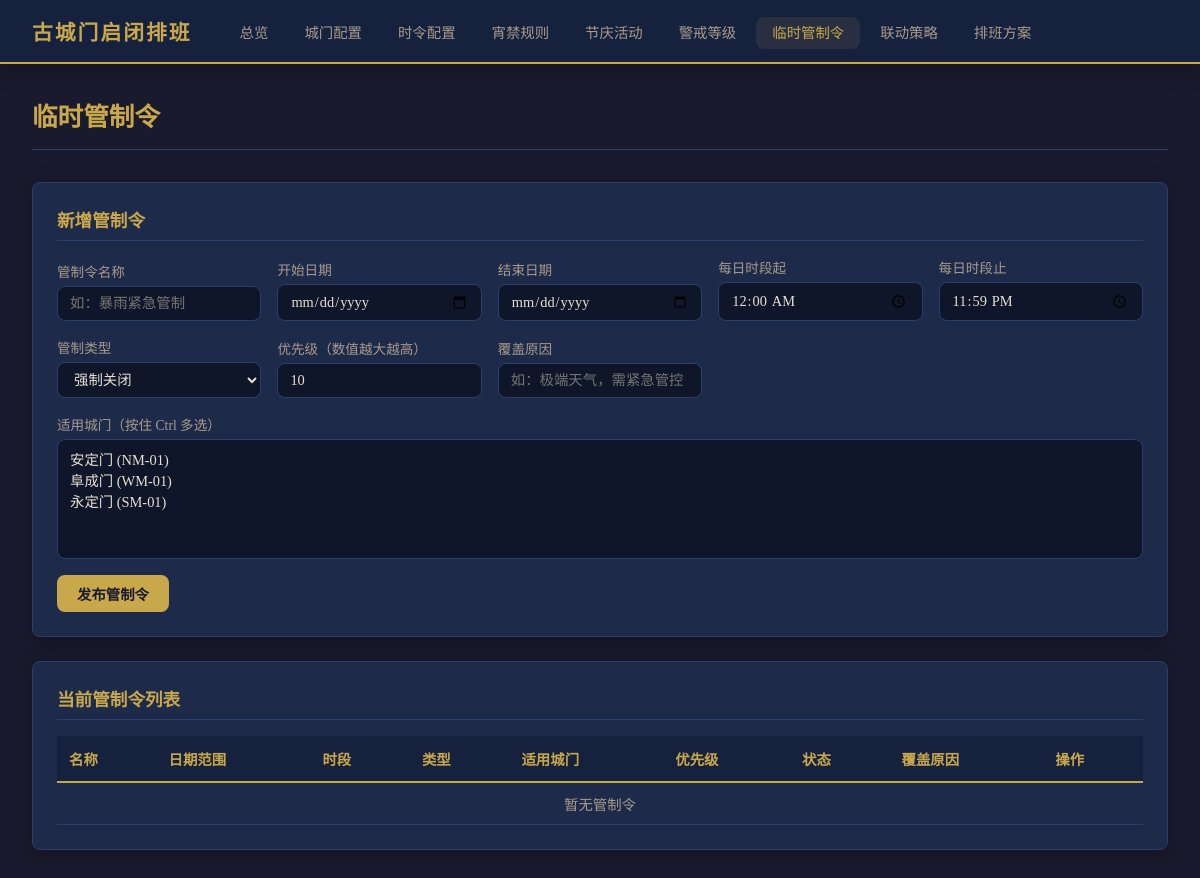
The page /temp-controls on the database as committed earlier.
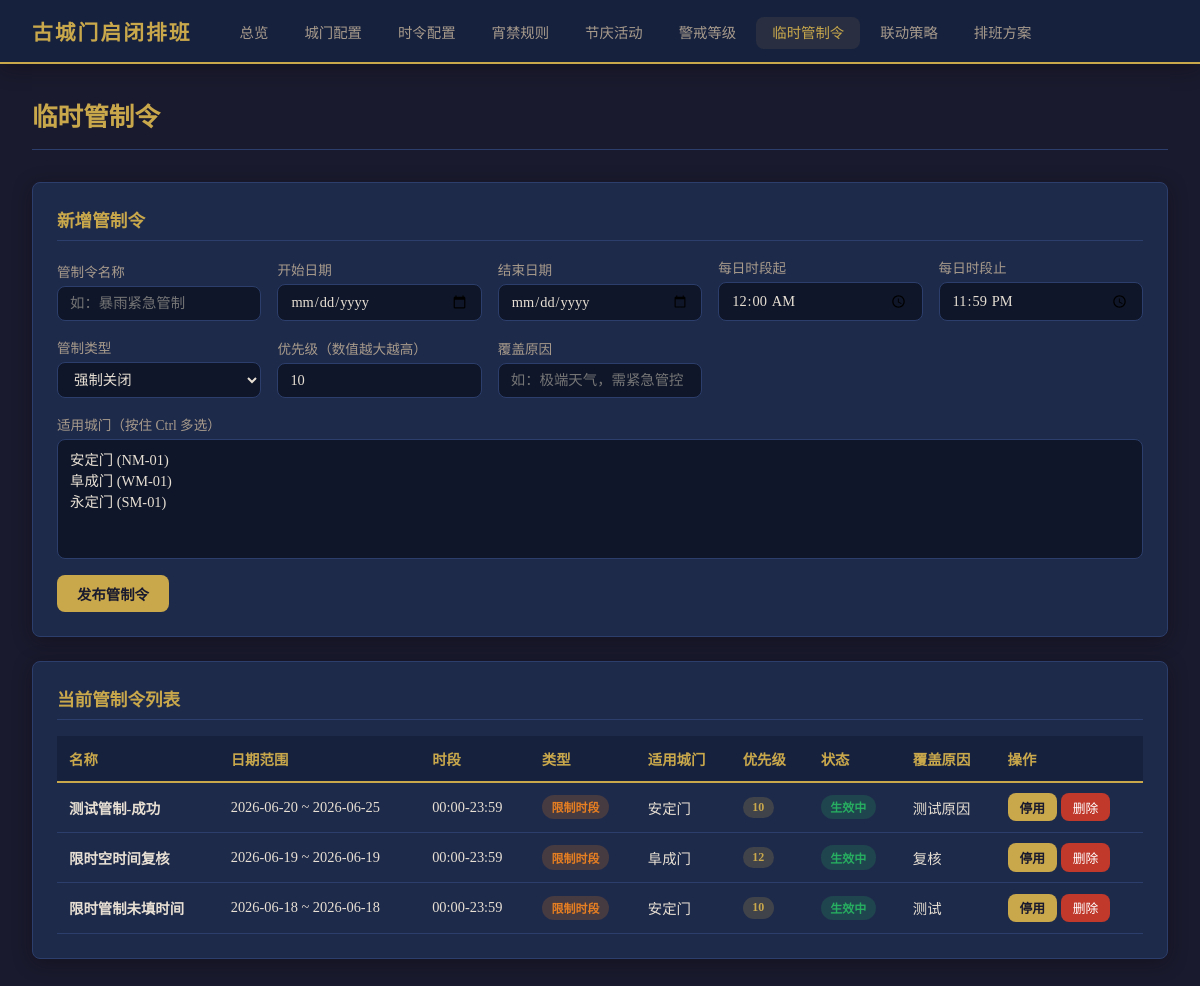
The same page on the database as committed later.
### tables this page shows
CREATE TABLE temp_control_orders (
            id INTEGER PRIMARY KEY AUTOINCREMENT,
            order_name TEXT NOT NULL,
            start_date TEXT NOT NULL,
            end_date TEXT NOT NULL,
            time_start TEXT DEFAULT '00:00',
            time_end TEXT DEFAULT '23:59',
            action_type TEXT NOT NULL CHECK(action_type IN ('force_close','force_open','restrict_hours')),
            forced_open_time TEXT DEFAULT '',
            forced_close_time TEXT DEFAULT '',
            priority INTEGER NOT NULL DEFAULT 10,
            override_reason TEXT DEFAULT '',
            is_active INTEGER NOT NULL DEFAULT 1 CHECK(is_active IN (0,1)),
            created_at TEXT DEFAULT (datetime('now'))
        );

### main.py (the view)
@app.get("/temp-controls", response_class=HTMLResponse)
async def temp_controls_page(request: Request, error: str = None):
    conn = get_db()
    gates = conn.execute("SELECT * FROM gates ORDER BY id").fetchall()
    conn.close()
    orders = get_all_temp_controls()
    return templates.TemplateResponse("temp_controls.html", {
        "request": request,
        "gates": gates,
        "orders": orders,
        "active_page": "temp_controls",
        "error_msg": error,
    })

### templates/temp_controls.html (shortened to what this page needs)
{% extends "base.html" %}
{% block content %}
<div class="page-header">
    <h1>临时管制令</h1>
</div>
<div class="card">
    <h2>新增管制令</h2>
    <form id="addOrderForm" method="POST" action="/temp-controls/add" onsubmit="return prepareSubmit()">
        <div class="form-grid">
            <div class="form-group">
                <label>管制令名称</label>
                <input type="text" name="order_name" required placeholder="如：暴雨紧急管制">
            </div>
            <div class="form-group">
                <label>开始日期</label>
                <input type="date" name="start_date" required id="tcStartDate">
            </div>
            <div class="form-group">
                <label>结束日期</label>
                <input type="date" name="end_date" required id="tcEndDate">
            </div>
            <div class="form-group">
                <label>每日时段起</label>
                <input type="time" name="time_start" value="00:00">
            </div>
            <div class="form-group">
                <label>每日时段止</label>
                <input type="time" name="time_end" value="23:59">
            </div>
            <div class="form-group">
                <label>管制类型</label>
                <select name="action_type" id="actionType" onchange="toggleRestrictFields()">
                    <option value="force_close">强制关闭</option>
                </select>
            </div>
            <div class="form-group">
                <label>优先级（数值越大越高）</label>
                <input type="number" name="priority" value="10" min="1" max="100">
            </div>
            <div class="form-group">
                <label>覆盖原因</label>
                <input type="text" name="override_reason" placeholder="如：极端天气，需紧急管控">
            </div>
        </div>
        <div class="form-group" style="margin-top:1rem;">
            <label>适用城门（按住 Ctrl 多选）</label>
            <select name="gate_ids" id="gateSelect" multiple style="height:120px;">
                {% for g in gates %}
                <option value="{{ g.id }}">{{ g.gate_name }} ({{ g.gate_code }})</option>
                {% endfor %}
            </select>
        </div>
        <div style="margin-top:1rem;">
            <button type="submit" class="btn btn-primary" onclick="prepareSubmit()">发布管制令</button>
        </div>
    </form>
</div>
<div class="card">
    <h2>当前管制令列表</h2>
    <div class="table-responsive">
        <table>
            <thead>
                <tr>
                    <th>名称</th>
                    <th>日期范围</th>
                    <th>时段</th>
                    <th>类型</th>
                    <th>适用城门</th>
                    <th>优先级</th>
                    <th>状态</th>
                    <th>覆盖原因</th>
                    <th>操作</th>
                </tr>
            </thead>
            <tbody>
                {% for o in orders %}
                <tr>
                    <td><strong>{{ o.order_name }}</strong></td>
                    <td>{{ o.start_date }} ~ {{ o.end_date }}</td>
                    <td>{{ o.time_start }}-{{ o.time_end }}</td>
                    <td>
                        {% if o.action_type == 'force_close' %}
                        <span class="badge badge-red">强制关闭</span>
                        {% elif o.action_type == 'force_open' %}
                        <span class="badge badge-green">强制开放</span>
                        {% else %}
                        <span class="badge badge-orange">限制时段</span>
                        {% endif %}
                    </td>
                    <td>{{ o.gates | map(attribute='gate_name') | join('、') }}</td>
                    <td><span class="badge badge-gold">{{ o.priority }}</span></td>
                    <td>
                        {% if o.is_active %}
                        <span class="badge badge-green">生效中</span>
                        {% else %}
                        <span class="badge badge-red">已停用</span>
                        {% endif %}
                    </td>
                    <td>{{ o.override_reason or '-' }}</td>
                    <td>
                        <form method="POST" action="/temp-controls/toggle/{{ o.id }}" style="display:inline;">
                            <button type="submit" class="btn btn-sm btn-primary">{% if o.is_active %}停用{% else %}启用{% endif %}</button>
                        </form>
                        <form method="POST" action="/temp-controls/delete/{{ o.id }}" style="display:inline;" onsubmit="return confirm('确认删除此管制令？')">
                            <button type="submit" class="btn btn-danger">删除</button>
                        </form>
                    </td>
                </tr>
                {% endfor %}
                {% if not orders %}
                <tr><td colspan="9" style="text-align:center;color:var(--text-secondary);">暂无管制令</td></tr>
                {% endif %}
            </tbody>
        </table>
    </div>
</div>
{% endblock %}

### templates/base.html (shortened to what this page needs)
<!DOCTYPE html>
<html lang="zh-CN">
<head>
    <link rel="stylesheet" href="/static/css/style.css">
</head>
<body>
    <nav>
        <a href="/" class="nav-brand">古城门启闭排班</a>
        <ul class="nav-links">
            <li><a href="/" class="{% if active_page == 'home' %}active{% endif %}">总览</a></li>
            <li><a href="/gates" class="{% if active_page == 'gates' %}active{% endif %}">城门配置</a></li>
            <li><a href="/seasons" class="{% if active_page == 'seasons' %}active{% endif %}">时令配置</a></li>
            <li><a href="/curfews" class="{% if active_page == 'curfews' %}active{% endif %}">宵禁规则</a></li>
            <li><a href="/festivals" class="{% if active_page == 'festivals' %}active{% endif %}">节庆活动</a></li>
            <li><a href="/alerts" class="{% if active_page == 'alerts' %}active{% endif %}">警戒等级</a></li>
            <li><a href="/temp-controls" class="{% if active_page == 'temp_controls' %}active{% endif %}">临时管制令</a></li>
            <li><a href="/linkage-strategies" class="{% if active_page == 'linkage_strategies' %}active{% endif %}">联动策略</a></li>
            <li><a href="/schedules" class="{% if active_page == 'schedules' %}active{% endif %}">排班方案</a></li>
        </ul>
    </nav>
    <div class="container">
        {% block content %}{% endblock %}
    </div>
</body>
</html>

### static/css/style.css (style rules this page uses)
:root { --bg-primary: #1a1a2e; --bg-secondary: #16213e; --bg-card: #1e2a4a; --bg-input: #0f1629; --text-primary: #e8e0d4; --text-secondary: #a89b8c; --accent-gold: #c9a84c; --accent-red: #c0392b; --accent-green: #27ae60; --accent-blue: #2980b9; --accent-orange: #e67e22; --accent-purple: #8e44ad; --border-color: #2c3e6b; --shadow: 0 4px 20px rgba(0,0,0,0.3); --radius: 8px; }
* { margin: 0; padding: 0; box-sizing: border-box; }
body { font-family: "Noto Serif SC", "Songti SC", "SimSun", serif; background: var(--bg-primary); color: var(--text-primary); min-height: 100vh; }
nav { background: var(--bg-secondary); border-bottom: 2px solid var(--accent-gold); padding: 0 2rem; display: flex; align-items: center; height: 64px; position: sticky; top: 0; z-index: 100; box-shadow: var(--shadow); }
.nav-brand { font-size: 1.3rem; font-weight: bold; color: var(--accent-gold); margin-right: 2rem; text-decoration: none; white-space: nowrap; letter-spacing: 2px; }
.nav-links { display: flex; gap: 0.25rem; list-style: none; flex-wrap: wrap; }
.nav-links a { color: var(--text-secondary); text-decoration: none; padding: 0.5rem 1rem; border-radius: var(--radius); font-size: 0.9rem; transition: all 0.2s; }
.nav-links a:hover, .nav-links a.active { color: var(--accent-gold); background: rgba(201,168,76,0.1); }
.container { max-width: 1300px; margin: 0 auto; padding: 2rem; }
.page-header { display: flex; justify-content: space-between; align-items: center; margin-bottom: 2rem; padding-bottom: 1rem; border-bottom: 1px solid var(--border-color); }
.page-header h1 { font-size: 1.6rem; color: var(--accent-gold); font-weight: 600; }
.card { background: var(--bg-card); border: 1px solid var(--border-color); border-radius: var(--radius); padding: 1.5rem; margin-bottom: 1.5rem; box-shadow: var(--shadow); }
.card h2 { font-size: 1.1rem; color: var(--accent-gold); margin-bottom: 1rem; padding-bottom: 0.5rem; border-bottom: 1px solid var(--border-color); }
.form-grid { display: grid; grid-template-columns: repeat(auto-fill, minmax(200px, 1fr)); gap: 1rem; align-items: end; }
.form-group { display: flex; flex-direction: column; gap: 0.3rem; }
.form-group label { font-size: 0.85rem; color: var(--text-secondary); }
.form-group input, .form-group select, .form-group textarea { background: var(--bg-input); border: 1px solid var(--border-color); color: var(--text-primary); padding: 0.5rem 0.75rem; border-radius: var(--radius); font-size: 0.9rem; font-family: inherit; }
.btn { padding: 0.5rem 1.25rem; border: none; border-radius: var(--radius); cursor: pointer; font-size: 0.9rem; font-family: inherit; transition: all 0.2s; text-decoration: none; display: inline-flex; align-items: center; gap: 0.4rem; }
.btn-primary { background: var(--accent-gold); color: var(--bg-primary); font-weight: 600; }
.btn-danger { background: var(--accent-red); color: white; font-size: 0.8rem; padding: 0.3rem 0.75rem; }
.btn-sm { font-size: 0.8rem; padding: 0.3rem 0.75rem; }
table { width: 100%; border-collapse: collapse; font-size: 0.9rem; }
th { background: var(--bg-secondary); color: var(--accent-gold); padding: 0.75rem; text-align: left; font-weight: 600; border-bottom: 2px solid var(--accent-gold); white-space: nowrap; }
td { padding: 0.65rem 0.75rem; border-bottom: 1px solid var(--border-color); }
.badge { display: inline-block; padding: 0.2rem 0.6rem; border-radius: 12px; font-size: 0.75rem; font-weight: 600; }
.badge-gold { background: rgba(201,168,76,0.2); color: var(--accent-gold); }
.badge-green { background: rgba(39,174,96,0.2); color: var(--accent-green); }
.badge-orange { background: rgba(230,126,34,0.2); color: var(--accent-orange); }
.table-responsive { overflow-x: auto; }

Rows that differ between the two databases and show on the page:
added temp_control_orders: order_name "测试管制-成功", start_date "2026-06-20", end_date "2026-06-25", time_start "00:00", time_end "23:59", action_type "限制时段", gates|map "安定门", priority "10", is_active "生效中", override_reason "测试原因"
added temp_control_orders: order_name "限时空时间复核", start_date "2026-06-19", end_date "2026-06-19", time_start "00:00", time_end "23:59", action_type "限制时段", gates|map "阜成门", priority "12", is_active "生效中", override_reason "复核"
added temp_control_orders: order_name "限时管制未填时间", start_date "2026-06-18", end_date "2026-06-18", time_start "00:00", time_end "23:59", action_type "限制时段", gates|map "安定门", priority "10", is_active "生效中", override_reason "测试"
Other text that changed with them:
text no longer shown: "暂无管制令"
